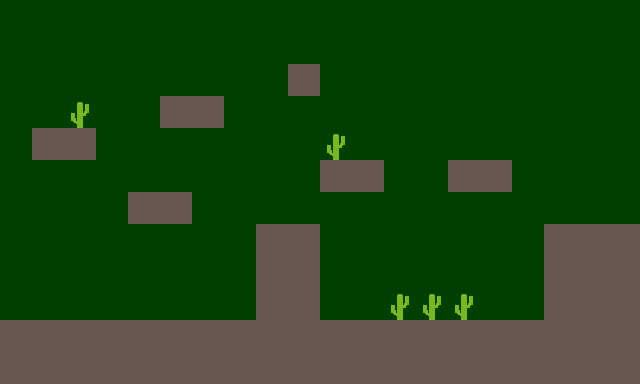

The image is a tile-based game level rendered from a .tmx file. Its description and complete source (layers, tilesets, objects, tile grids) follow:
An orthogonal 20x12 tile map with 32x32 px tiles, 1 tile layer (Capa de patrones 1) and 19 objects (2x enemigo1, 2x coin, player, puerta, pinchos).

<map version="1.10" tiledversion="1.10.1" orientation="orthogonal" renderorder="right-down" width="20" height="12" tilewidth="32" tileheight="32" infinite="0" nextlayerid="6" nextobjectid="21">
 <tileset firstgid="1" source="Spritesheet.tsx" />
 <layer id="1" name="Capa de patrones 1" width="20" height="12">
  <data encoding="csv">
7,7,7,7,7,7,7,7,7,7,7,7,7,7,7,7,7,7,7,7,
7,7,7,7,7,7,7,7,7,7,7,7,7,7,7,7,7,7,7,7,
7,7,7,7,7,7,7,7,7,6,7,7,7,7,7,7,7,7,7,7,
7,7,9,7,7,6,6,7,7,7,7,7,7,7,7,7,7,7,7,7,
7,6,6,7,7,7,7,7,7,7,9,7,7,7,7,7,7,7,7,7,
7,7,7,7,7,7,7,7,7,7,6,6,7,7,6,6,7,7,7,7,
7,7,7,7,6,6,7,7,7,7,7,7,7,7,7,7,7,7,7,7,
7,7,7,7,7,7,7,7,6,6,7,7,7,7,7,7,7,6,6,6,
7,7,7,7,7,7,7,7,6,6,7,7,7,7,7,7,7,6,6,6,
7,7,7,7,7,7,7,7,6,6,7,7,9,9,9,7,7,6,6,6,
6,6,6,6,6,6,6,6,6,6,6,6,6,6,6,6,6,6,6,6,
6,6,6,6,6,6,6,6,6,6,6,6,6,6,6,6,6,6,6,6
</data>
 </layer>
 <objectgroup id="5" name="ParaSaltar">
  <object id="18" x="0.666667" y="125.667" width="638" height="255" />
 </objectgroup>
 <objectgroup id="2" name="Plataforma">
  <object id="9" x="1.04348" y="320.043" width="638.957" height="61.9565" />
  <object id="10" x="544" y="223.333" width="95.6667" height="96.6667" />
  <object id="11" x="255.667" y="223.333" width="64" height="97" />
  <object id="12" x="127.5" y="192.5" width="65" height="32.5" />
  <object id="13" x="31.5" y="127.5" width="65" height="32.5" />
  <object id="14" x="159.5" y="96" width="65.5" height="32.5" />
  <object id="15" x="320" y="160" width="64" height="31.5" />
  <object id="16" x="447.5" y="160.5" width="64.5" height="31.5" />
  <object id="17" x="288.25" y="63.5" width="32.5" height="33" />
 </objectgroup>
 <objectgroup id="4" name="Objetos">
  <object id="1" type="player" gid="1" x="577" y="160" width="32" height="32" />
  <object id="2" type="enemigo1" gid="2" x="512" y="320" width="32" height="32">
   <properties>
    <property name="movi" type="object" value="6" />
   </properties>
  </object>
  <object id="3" type="enemigo1" gid="2" x="224" y="320" width="32" height="32">
   <properties>
    <property name="movi" type="object" value="7" />
   </properties>
  </object>
  <object id="4" type="coin" gid="4" x="222" y="193" width="32" height="32" />
  <object id="5" type="coin" gid="4" x="400" y="93" width="32" height="32" />
  <object id="6" x="339" y="298">
   <point />
  </object>
  <object id="7" x="22" y="298">
   <point />
  </object>
  <object id="8" type="puerta" gid="3" x="288.25" y="62" width="32" height="32">
   <properties>
    <property name="SiguienteNivel" value="nivel5.tmx" />
   </properties>
  </object>
  <object id="19" type="pinchos" gid="8" x="352" y="319.879" width="32" height="32" />
 </objectgroup>
</map>
